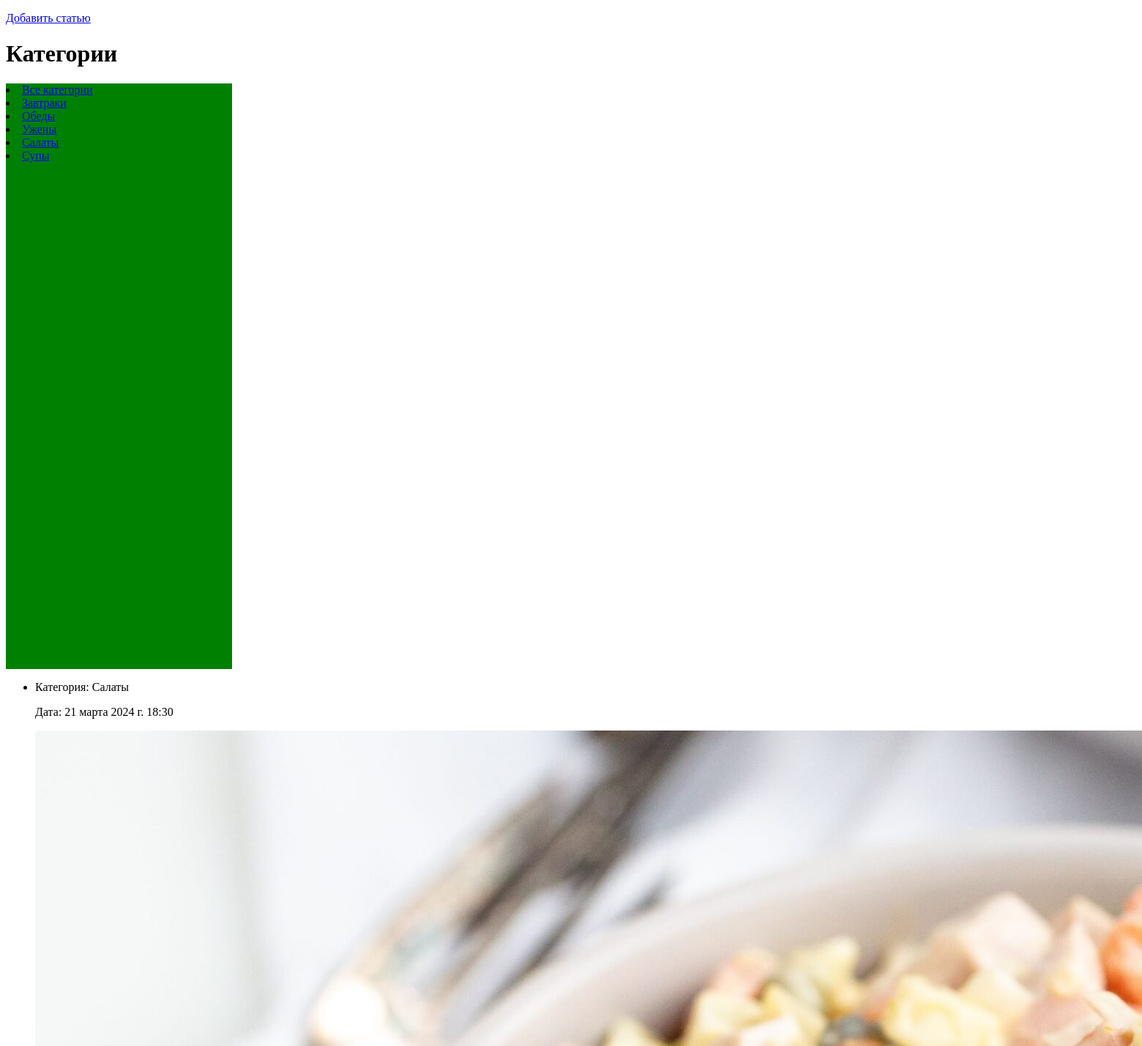
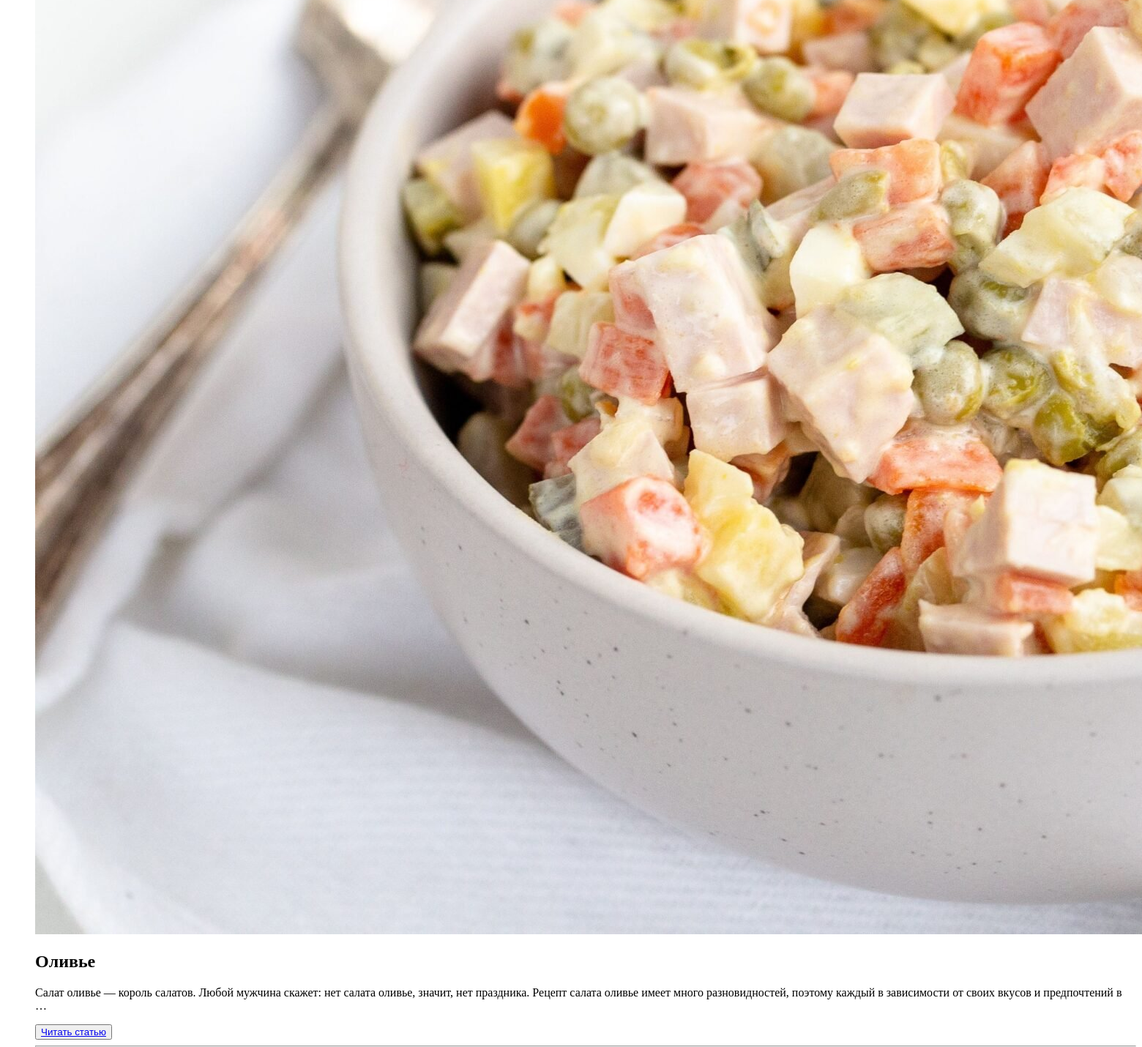
Screenshot of /category/salaty/ with the database file from the repository (2 pictures, top to bottom).
### main/models.py (models this page shows, shortened)
class Categories(models.Model):
    name = models.CharField(max_length=20, db_index=True)
    slug = models.SlugField(max_length=255, unique=True, db_index=True)
    def __str__(self):
        return self.name
    def get_absolute_url(self):
        return reverse('category', kwargs={'category_slug': self.slug})
    class Meta:
        verbose_name = 'Категории рецептов'
        verbose_name_plural = 'Категории рецептов'

class Recipe(models.Model):
    title = models.CharField(max_length=150)
    slug = models.SlugField(max_length=255, unique=True, db_index=True)
    content = models.TextField()
    photo = models.ImageField(upload_to='photos/')
    time_create = models.DateTimeField(auto_now_add=True)
    is_published = models.BooleanField(default=True)
    category = models.ForeignKey('Categories', on_delete=models.PROTECT)
    def get_absolute_url(self):
        return reverse('recipe', kwargs={'recipe_slug': self.slug})
    class Meta:
        verbose_name = 'Рецепты'
        verbose_name_plural = 'Рецепты'
        ordering = ['-time_create', 'title']

### main/views.py (the view)
# urls.py: path('category/<slug:category_slug>/', show_category, name='category'),
def show_category(request, category_slug):
    recipes = get_object_or_404(Categories, slug=category_slug)
    posts = Recipe.objects.filter(category_id=recipes.pk)
    context = {
        'recipes': posts,
        'title': 'Категории',
        'category_selected': posts[0].id,
    }
    return render(request, 'main/recipes.html', context=context)

### main/templatetags/main_tags.py (called while the page is built)
@register.inclusion_tag('main/recipe_category_tag.html')
def show_categories(sort=None, category_selected=0):
    if not sort:
        category = Categories.objects.all()
    else:
        category = Categories.objects.sort(sort)
    return {'category':category, 'category_selected': category_selected}

### main/templates/main/recipes.html (shortened to what this page needs)
{% load static %}
{% load main_tags %}
<!DOCTYPE html>
<html lang="en">
<head>
    <link rel="stylesheet" type="text/css" href="{% static 'main/css/recipe.css' %}" />
</head>
<p><a href="{% url 'add_recipe' %}">Добавить статью</a></p>
{% block content %}
<h1 class="main_title">{{title}}</h1>
<body>
    <div class="left_bord">
        {% if category_selected == 0 %}
            <p calss="selected">Все категории</p>
        {% else %}
            <li><a href="{% url 'recipes' %}">Все категории</a></li>
        {% endif %}
        {% show_categories %}
    </div>
    <div class="articles">
        <ul>
            {% for ri in recipes %}
            <li>
                <p>Категория: {{ ri.category }}</p>
                <p>Дата: {{ ri.time_create }}</p>
                {% if ri.photo %}
                    <p><img src="{{ri.photo.url}}" alt="photo"></p>
                {% endif %}
                <h2>{{ri.title}}</h2>
                <p>{{ri.content|truncatewords:30}}</p>
                <button><a href="{{ ri.get_absolute_url }}">Читать статью</a></button>
            </li>
            {% endfor %}
        </ul>
    </div>
</body>
{% endblock %}
</html>

### main/templates/main/recipe_category_tag.html
{% for c in category %}
    {% if c.pk == category_selected %}
        <p class="selected">{{c.name}}</p>
    {% else %}
        <li><a href="{{ c.get_absolute_url }}">{{c.name}}</a></li>
    {%endif%}
{% endfor %}

### main/static/main/css/recipe.css (style rules this page uses)
h1.main_title { align-items:center; }
.left_bord { top: 40%; height: 100vh; width: 20%; align: left; background-color: #008000; border: 5; }
.articles { height: 100vh; align: right; }

### rows the page displays
Categories: name "Завтраки"
Categories: name "Обеды"
Categories: name "Ужены"
Categories: name "Салаты"
Categories: name "Супы"
Recipe: category "Салаты", time_create "21 марта 2024 г. 18:30", photo (picture), title "Оливье", content "Салат оливье — король салатов. Любой мужчина скажет: нет салата оливье, значит, нет праздника. Рецепт салата оливье имеет много разновидностей, поэтому каждый в зависимости от своих вкусов и предпочтений в …"

### other values shown
{{ title }} "Категории"
